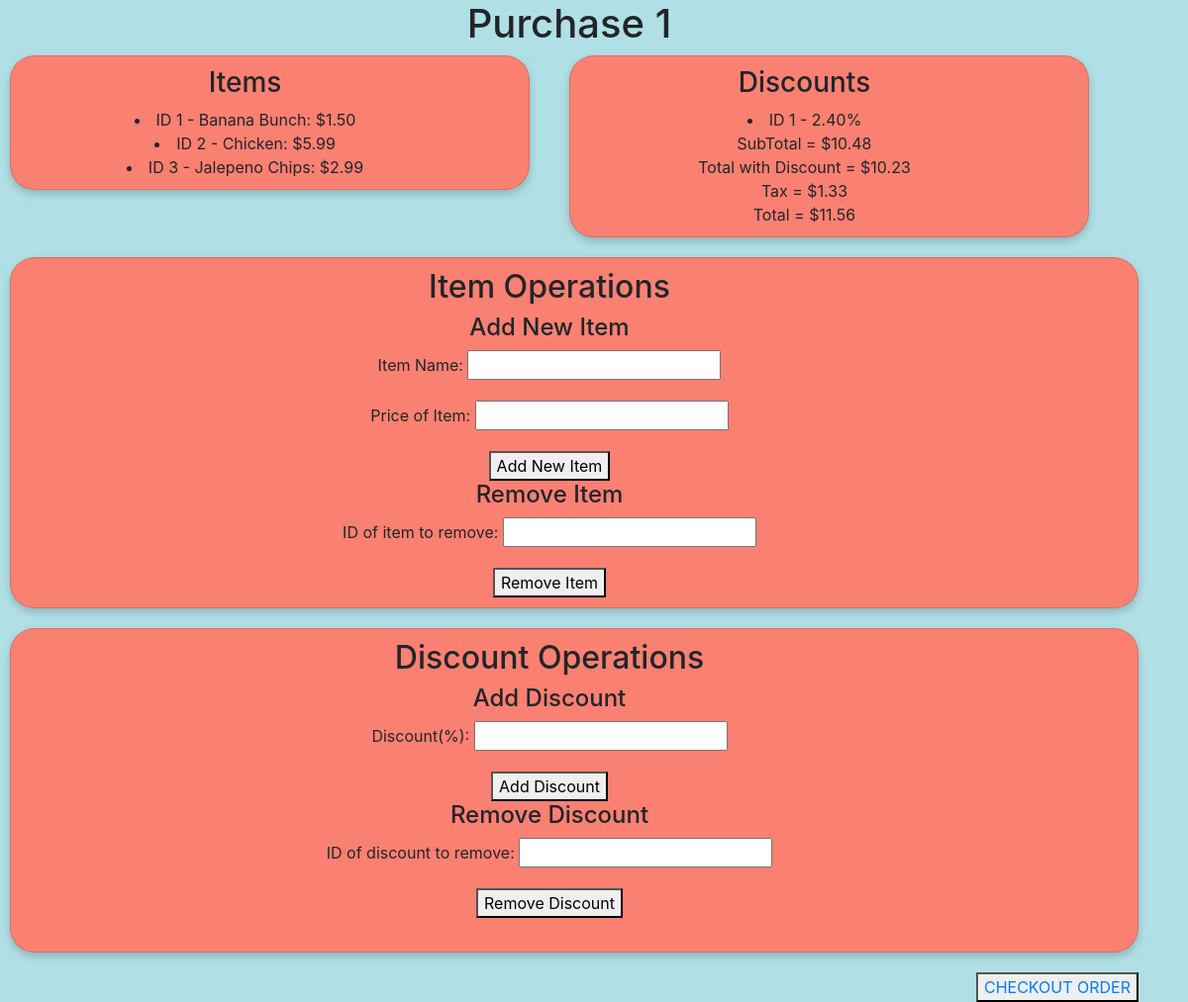
The page /1 on the database its author committed.
### checkout/models.py (models this page shows, shortened)
class recipt(models.Model):
    items = models.ManyToManyField(item)
    discount = models.ManyToManyField(discount)
    text = models.CharField(max_length=300)
    @property
    def subtotal(self):
        return round(sum([x.price for x in self.items.all()]), 2)
    @property
    def discount_total(self):
        x = (sum([x.discount for x in self.discount.all()])/100)
        if(x == 0):
            return self.subtotal
        else:
            return round(self.subtotal * (1 - x), 2)

class item(models.Model):
    name = models.CharField(max_length=200)
    price = models.DecimalField(max_digits=10,decimal_places=2)

class discount(models.Model):
    discount = models.DecimalField(max_digits=5, decimal_places=2)

### checkout/views.py (the view, shortened to what this page needs)
# urls.py: path('<int:id>', views.index, name='index'),
def index(response, id):
    ls = recipt.objects.get(id=id)
    newItemform = AddItem()
    newDiscform = AddDiscount()
    delItemForm = RemoveItem()
    delDiscForm = RemoveDiscount()
    tax = round(float(ls.discount_total) * 0.13, 2)
    total = round(float(ls.discount_total) + tax, 2)
    return render(response, "checkout/display.html", {"ls":ls, "subtotal":ls.subtotal,
     "disctotal":ls.discount_total, "tax":tax, "total":total, "form1":newItemform,
     "form2": newDiscform, "form3":delItemForm, "form4":delDiscForm})

### checkout/forms.py
class AddItem(forms.Form):
    name = forms.CharField(label="Item Name", max_length=200)
    price = forms.DecimalField(label="Price of Item", max_digits=10, decimal_places=2, min_value=0)

class AddDiscount(forms.Form):
    discount = forms.DecimalField(label="Discount(%)", max_digits=5, decimal_places=2, min_value=0)

### checkout/templates/checkout/display.html (shortened to what this page needs)
{% extends "checkout/base.html" %}
{% block content %}
    <link rel="stylesheet" href="https://cdn.jsdelivr.net/npm/bootstrap@4.3.1/dist/css/bootstrap.min.css">
    {%load static%}
    <link rel = "stylesheet" href="{% static 'styleDisplay.css'%}">
    <h1>{{ls.text}}</h1>
    <div class="row">
        <div class="col">
            <div class="card">
                <h3>Items</h3>
                    {% for item in ls.items.all %}
                        <li>ID {{item.id}} - {{item.name}}: ${{item.price}}</li>
                    {% endfor %}
            </div>
        </div>
        <div class="col">
            <div class="card">
                <h3>Discounts</h3>
                    {% for discount in ls.discount.all %}
                        <li>ID {{discount.id}} - {{discount.discount}}%</li>
                    {% empty %}
                        <li>0.00%</li>
                    {% endfor %}
                SubTotal = ${{subtotal}}
                Total with Discount = ${{disctotal}}
                Tax = ${{tax}}
                Total = ${{total}}
            </div>
        </div>
    </div>
    <div class="card">
        <h2>Item Operations</h2>
        <h4>Add New Item</h4>
        <form method="POST">
            {{form1.as_p}}
            <button type="submit", name="saveItem", value="saveItem">Add New Item</button>
        </form>
        <h4>Remove Item</h4>
        <form method="POST">
            {{form3.as_p}}
            <button type="submit", name="delitem", value="delitem">Remove Item</button>
        </form>
    </div>
    <div class="card">
        <h2>Discount Operations</h2>
        <h4>Add Discount</h4>
        <form method="POST">
            {{form2.as_p}}
            <button type="submit", name="saveDiscount", value="saveDiscount">Add Discount</button>
        </form>
        <h4>Remove Discount</h4>
        <form method="POST">
            {{form4.as_p}}
            <button type="submit", name="deldisc", value="deldisc">Remove Discount</button>
        </form>
        </div>
    <button><a href="/create">CHECKOUT ORDER</a></button>
{% endblock %}

### checkout/static/styleDisplay.css (style rules this page uses)
h1 { text-align: center; }
body { background-color: powderblue; }
.card { text-align: center; background-color: salmon; box-shadow: 0 4px 8px 0 rgba(0,0,0,0.2); border-radius: 25px; transition: 0.3s; padding-top: 10px; padding-bottom: 10px; margin-left: 10px; margin-bottom: 20px; }
div { text-align: right; padding-right: 50px; }

### rows shown on the page
recipt: text "Purchase 1"
item: id "1", name "Banana Bunch", price "1.50"
item: id "2", name "Chicken", price "5.99"
item: id "3", name "Jalepeno Chips", price "2.99"
discount: id "1", discount "2.40"

### other values the page prints
{{ subtotal }} "10.48"
{{ disctotal }} "10.23"
{{ tax }} "1.33"
{{ total }} "11.56"
